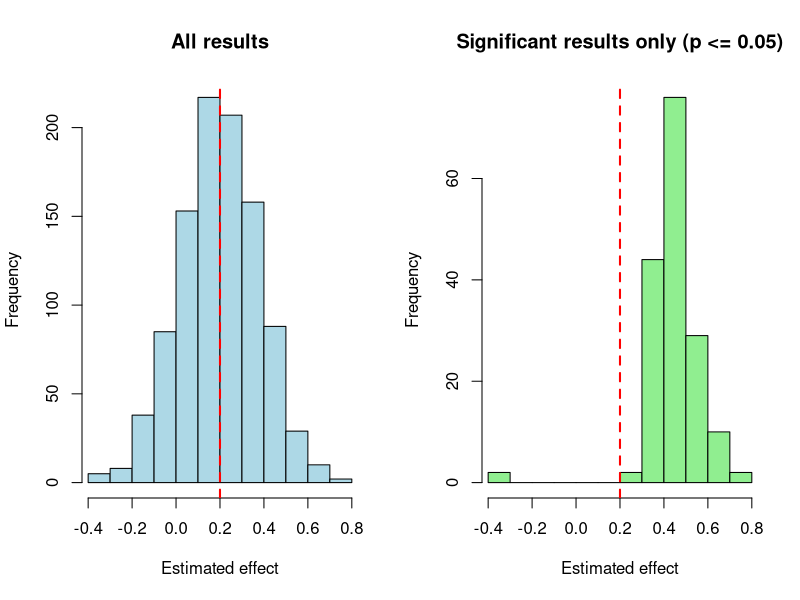

Write the R code that produced this figure.
## ---- chunk 1
# add up the numbers from 1 to 10
sum(1:10)
## ---- chunk 2
msg = "hello world"
print(msg)
print(msg)
print(msg)
print(msg)
print(msg)
## ---- chunk 3
n = 10
for(i in 1:n){
# which operations
}
## ---- chunk 4
for(i in 1:5){
print(paste("hello world", i, sep = "_"))
}
## ---- chunk 5
for(i in 1:10){
  print(i)
}
## ---- chunk 6
vec=1:5

for(i in 1:length(vec)){

  print(vec[i])

  }
## ---- chunk 7
vec=1:5

for(i in vec){

  print(i)

}
## ---- chunk 8
x = 5

while (x < 15) {
  print(x)
  x = x + 1
}
## ---- chunk 9
repeat{
  die_roll = sample(1:6, 1)
  print(die_roll)
  if(die_roll == 6) break
}
## ---- chunk 10
i=1
repeat {
  print(i)
  i=i+1
  if(i > 3)break
  }
## ---- chunk 11
i=1
while (i < 4) {
  print(i)
  i=i+1
  }
## ---- chunk 12
total = 0 # initialize the total to 0
x = 1:10 # vector x

for(i in 1:length(x)){ # for the whole length of x = 1:10
  total = total + x[i]
}
## ---- chunk 13
my_sum = function(x){

  total = 0 # initialize the total to 0

  for(i in seq_along(x)){  # equivalent to 1:length(x)

    total = total + x[i]

    }

  return(total)

}

x = rnorm(100, mean = 0, sd = 1)

my_sum(x)

sum(x)
## ---- chunk 14
mydf = read.csv(file = "data/mydf_2.csv") # load the dataset

str(mydf)
## ---- chunk 15
set.seed(111) # for reproducibility

niter = 1000
res_all = rep(NA, niter)    # all estimated effects
p_val = rep(NA, niter)      # all p-values

# Observed data
age_z = mydf$age_z
eff_age = .2 # age effect
n_obs = length(age_z)

for(i in 1:niter) {
  y = 0 + eff_age * age_z + rnorm(n_obs, 0, 1) # always add some noise

  # linear model
  mod = lm(y ~ 1 + age_z)

  # extract the effect estimate
  res_all[i] = coef(mod)[2]

  # p-value of age_z
  p_val[i] = summary(mod)$coefficients[2, 4]
}

## ---- chunk 16
# Keep only significant results
res_sig = res_all[p_val <= 0.05]

# Descriptive statistics
cat("Proportion significant = Power:", mean(p_val <= 0.05), "\n")
cat("Mean of all effects:", mean(res_all), "\n")
cat("Mean of significant effects:", mean(res_sig), "\n")
## ---- chunk 17
# Side-by-side plots with par(mfrow)
par(mfrow = c(1, 2))

# Histogram of ALL results
hist(res_all,
     main = "All results",
     xlab = "Estimated effect",
     col = "lightblue",
     xlim = range(res_all))
abline(v = eff_age, col = "red", lwd = 2, lty = 2)  # true effect

# Histogram of SIGNIFICANT results only
hist(res_sig,
     main = "Significant results only (p <= 0.05)",
     xlab = "Estimated effect",
     col = "lightgreen",
     xlim = range(res_all))
abline(v = eff_age, col = "red", lwd = 2, lty = 2)  # true effect
## ---- chunk 18
for(i in 1:3){ # level 1

  for(j in 1:3){ # level 2

      print(paste(i, j))

  }

}
## ---- chunk 19
# Define the study parameters
groups = c("Control", "Treatment") # Group names
n_subj=10                          # Number of subjects per group
tot_subj = n_subj * length(groups)

# Create a data.frame to store the data
res=data.frame(

  # Group factor
  Group = factor(x = rep(groups, each = n_subj)),

  # Subject factor
  Subject = factor(x = 1:tot_subj),

  # Reaction time: numeric vector with rt = 0
  RT = numeric(tot_subj)
)
## ---- chunk 20
head(res, 5) # look at the first observations of res
tail(res, 5) # look at the last observations of res
## ---- chunk 21
# Nested loop to simulate data collection
set.seed(42)  # For reproducibility of the simulated data

k = 1 # reaction time iterator

# how many levels does Group have?
for (i in 1:length(levels(res$Group))) {

  # start with the first group, which is the control group
  group = levels(res$Group)[i]

  for (j in 1:n_subj) { # n_subj for each group

    # is it the control group?
    RT = ifelse(group == "Control",
               yes = rlnorm(1, mean = log(.500), sd = .050),
               no = rlnorm(1, mean = log(.450), sd = .050))

    res$RT[k] = RT
    k = k + 1
  }
}
## ---- chunk 22
str(res)
head(res, 3)
tail(res, 3)
mean(res$RT[res$Group == "Control"])
mean(res$RT[res$Group == "Treatment"])
